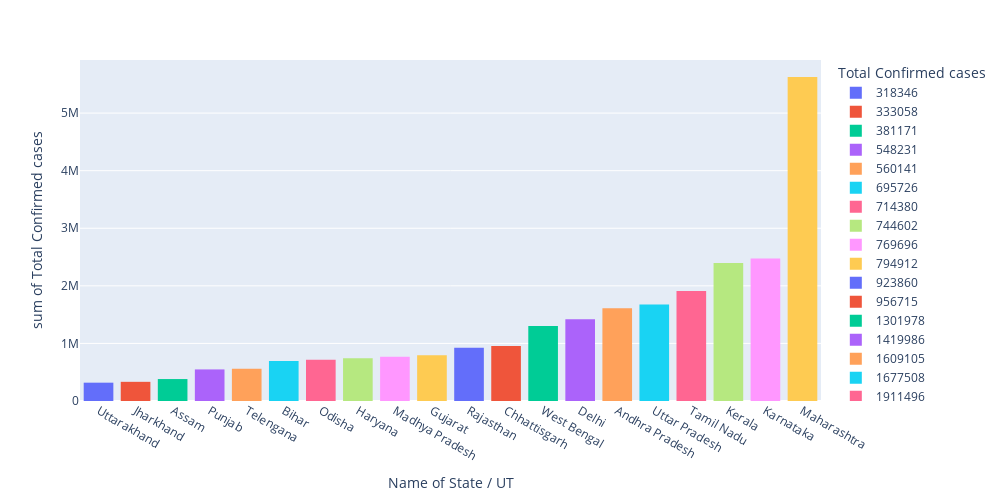

This figure's notebook cell:
### Markdown cell above
# HISTOGRAM FOR TOTAL CONFIRMED CASES

### Code cell
hist= data.sort_values("Total Confirmed cases")
f=hist.tail(20)
his=px.histogram(f,"Name of State / UT","Total Confirmed cases",color="Total Confirmed cases",width=1000, height=500)
his.show()

### Figure 1 — Plotly figure (JSON) as saved in the notebook; plotly's stock layout.template omitted (floating-point values rounded to 4 significant figures)
{"data": [{"alignmentgroup": "True", "bingroup": "x", "histfunc": "sum", "hovertemplate": "Total Confirmed cases=318346<br>Name of State / UT=%{x}<br>sum of Total Confirmed cases=%{y}<extra></extra>", "legendgroup": "318346", "marker": {"color": "#636efa"}, "name": "318346", "offsetgroup": "318346", "orientation": "v", "showlegend": true, "type": "histogram", "x": ["Uttarakhand"], "xaxis": "x", "y": [318346], "yaxis": "y"}, {"alignmentgroup": "True", "bingroup": "x", "histfunc": "sum", "hovertemplate": "Total Confirmed cases=333058<br>Name of State / UT=%{x}<br>sum of Total Confirmed cases=%{y}<extra></extra>", "legendgroup": "333058", "marker": {"color": "#EF553B"}, "name": "333058", "offsetgroup": "333058", "orientation": "v", "showlegend": true, "type": "histogram", "x": ["Jharkhand"], "xaxis": "x", "y": [333058], "yaxis": "y"}, {"alignmentgroup": "True", "bingroup": "x", "histfunc": "sum", "hovertemplate": "Total Confirmed cases=381171<br>Name of State / UT=%{x}<br>sum of Total Confirmed cases=%{y}<extra></extra>", "legendgroup": "381171", "marker": {"color": "#00cc96"}, "name": "381171", "offsetgroup": "381171", "orientation": "v", "showlegend": true, "type": "histogram", "x": ["Assam"], "xaxis": "x", "y": [381171], "yaxis": "y"}, {"alignmentgroup": "True", "bingroup": "x", "histfunc": "sum", "hovertemplate": "Total Confirmed cases=548231<br>Name of State / UT=%{x}<br>sum of Total Confirmed cases=%{y}<extra></extra>", "legendgroup": "548231", "marker": {"color": "#ab63fa"}, "name": "548231", "offsetgroup": "548231", "orientation": "v", "showlegend": true, "type": "histogram", "x": ["Punjab"], "xaxis": "x", "y": [548231], "yaxis": "y"}, {"alignmentgroup": "True", "bingroup": "x", "histfunc": "sum", "hovertemplate": "Total Confirmed cases=560141<br>Name of State / UT=%{x}<br>sum of Total Confirmed cases=%{y}<extra></extra>", "legendgroup": "560141", "marker": {"color": "#FFA15A"}, "name": "560141", "offsetgroup": "560141", "orientation": "v", "showlegend": true, "type": "histogram", "x": ["Telengana"], "xaxis": "x", "y": [560141], "yaxis": "y"}, {"alignmentgroup": "True", "bingroup": "x", "histfunc": "sum", "hovertemplate": "Total Confirmed cases=695726<br>Name of State / UT=%{x}<br>sum of Total Confirmed cases=%{y}<extra></extra>", "legendgroup": "695726", "marker": {"color": "#19d3f3"}, "name": "695726", "offsetgroup": "695726", "orientation": "v", "showlegend": true, "type": "histogram", "x": ["Bihar"], "xaxis": "x", "y": [695726], "yaxis": "y"}, {"alignmentgroup": "True", "bingroup": "x", "histfunc": "sum", "hovertemplate": "Total Confirmed cases=714380<br>Name of State / UT=%{x}<br>sum of Total Confirmed cases=%{y}<extra></extra>", "legendgroup": "714380", "marker": {"color": "#FF6692"}, "name": "714380", "offsetgroup": "714380", "orientation": "v", "showlegend": true, "type": "histogram", "x": ["Odisha"], "xaxis": "x", "y": [714380], "yaxis": "y"}, {"alignmentgroup": "True", "bingroup": "x", "histfunc": "sum", "hovertemplate": "Total Confirmed cases=744602<br>Name of State / UT=%{x}<br>sum of Total Confirmed cases=%{y}<extra></extra>", "legendgroup": "744602", "marker": {"color": "#B6E880"}, "name": "744602", "offsetgroup": "744602", "orientation": "v", "showlegend": true, "type": "histogram", "x": ["Haryana"], "xaxis": "x", "y": [744602], "yaxis": "y"}, {"alignmentgroup": "True", "bingroup": "x", "histfunc": "sum", "hovertemplate": "Total Confirmed cases=769696<br>Name of State / UT=%{x}<br>sum of Total Confirmed cases=%{y}<extra></extra>", "legendgroup": "769696", "marker": {"color": "#FF97FF"}, "name": "769696", "offsetgroup": "769696", "orientation": "v", "showlegend": true, "type": "histogram", "x": ["Madhya Pradesh"], "xaxis": "x", "y": [769696], "yaxis": "y"}, {"alignmentgroup": "True", "bingroup": "x", "histfunc": "sum", "hovertemplate": "Total Confirmed cases=794912<br>Name of State / UT=%{x}<br>sum of Total Confirmed cases=%{y}<extra></extra>", "legendgroup": "794912", "marker": {"color": "#FECB52"}, "name": "794912", "offsetgroup": "794912", "orientation": "v", "showlegend": true, "type": "histogram", "x": ["Gujarat"], "xaxis": "x", "y": [794912], "yaxis": "y"}, {"alignmentgroup": "True", "bingroup": "x", "histfunc": "sum", "hovertemplate": "Total Confirmed cases=923860<br>Name of State / UT=%{x}<br>sum of Total Confirmed cases=%{y}<extra></extra>", "legendgroup": "923860", "marker": {"color": "#636efa"}, "name": "923860", "offsetgroup": "923860", "orientation": "v", "showlegend": true, "type": "histogram", "x": ["Rajasthan"], "xaxis": "x", "y": [923860], "yaxis": "y"}, {"alignmentgroup": "True", "bingroup": "x", "histfunc": "sum", "hovertemplate": "Total Confirmed cases=956715<br>Name of State / UT=%{x}<br>sum of Total Confirmed cases=%{y}<extra></extra>", "legendgroup": "956715", "marker": {"color": "#EF553B"}, "name": "956715", "offsetgroup": "956715", "orientation": "v", "showlegend": true, "type": "histogram", "x": ["Chhattisgarh"], "xaxis": "x", "y": [956715], "yaxis": "y"}, {"alignmentgroup": "True", "bingroup": "x", "histfunc": "sum", "hovertemplate": "Total Confirmed cases=1301978<br>Name of State / UT=%{x}<br>sum of Total Confirmed cases=%{y}<extra></extra>", "legendgroup": "1301978", "marker": {"color": "#00cc96"}, "name": "1301978", "offsetgroup": "1301978", "orientation": "v", "showlegend": true, "type": "histogram", "x": ["West Bengal"], "xaxis": "x", "y": [1301978], "yaxis": "y"}, {"alignmentgroup": "True", "bingroup": "x", "histfunc": "sum", "hovertemplate": "Total Confirmed cases=1419986<br>Name of State / UT=%{x}<br>sum of Total Confirmed cases=%{y}<extra></extra>", "legendgroup": "1419986", "marker": {"color": "#ab63fa"}, "name": "1419986", "offsetgroup": "1419986", "orientation": "v", "showlegend": true, "type": "histogram", "x": ["Delhi"], "xaxis": "x", "y": [1419986], "yaxis": "y"}, {"alignmentgroup": "True", "bingroup": "x", "histfunc": "sum", "hovertemplate": "Total Confirmed cases=1609105<br>Name of State / UT=%{x}<br>sum of Total Confirmed cases=%{y}<extra></extra>", "legendgroup": "1609105", "marker": {"color": "#FFA15A"}, "name": "1609105", "offsetgroup": "1609105", "orientation": "v", "showlegend": true, "type": "histogram", "x": ["Andhra Pradesh"], "xaxis": "x", "y": [1609105], "yaxis": "y"}, {"alignmentgroup": "True", "bingroup": "x", "histfunc": "sum", "hovertemplate": "Total Confirmed cases=1677508<br>Name of State / UT=%{x}<br>sum of Total Confirmed cases=%{y}<extra></extra>", "legendgroup": "1677508", "marker": {"color": "#19d3f3"}, "name": "1677508", "offsetgroup": "1677508", "orientation": "v", "showlegend": true, "type": "histogram", "x": ["Uttar Pradesh"], "xaxis": "x", "y": [1677508], "yaxis": "y"}, {"alignmentgroup": "True", "bingroup": "x", "histfunc": "sum", "hovertemplate": "Total Confirmed cases=1911496<br>Name of State / UT=%{x}<br>sum of Total Confirmed cases=%{y}<extra></extra>", "legendgroup": "1911496", "marker": {"color": "#FF6692"}, "name": "1911496", "offsetgroup": "1911496", "orientation": "v", "showlegend": true, "type": "histogram", "x": ["Tamil Nadu"], "xaxis": "x", "y": [1911496], "yaxis": "y"}, {"alignmentgroup": "True", "bingroup": "x", "histfunc": "sum", "hovertemplate": "Total Confirmed cases=2395590<br>Name of State / UT=%{x}<br>sum of Total Confirmed cases=%{y}<extra></extra>", "legendgroup": "2395590", "marker": {"color": "#B6E880"}, "name": "2395590", "offsetgroup": "2395590", "orientation": "v", "showlegend": true, "type": "histogram", "x": ["Kerala"], "xaxis": "x", "y": [2395590], "yaxis": "y"}, {"alignmentgroup": "True", "bingroup": "x", "histfunc": "sum", "hovertemplate": "Total Confirmed cases=2472973<br>Name of State / UT=%{x}<br>sum of Total Confirmed cases=%{y}<extra></extra>", "legendgroup": "2472973", "marker": {"color": "#FF97FF"}, "name": "2472973", "offsetgroup": "2472973", "orientation": "v", "showlegend": true, "type": "histogram", "x": ["Karnataka"], "xaxis": "x", "y": [2472973], "yaxis": "y"}, {"alignmentgroup": "True", "bingroup": "x", "histfunc": "sum", "hovertemplate": "Total Confirmed cases=5626155<br>Name of State / UT=%{x}<br>sum of Total Confirmed cases=%{y}<extra></extra>", "legendgroup": "5626155", "marker": {"color": "#FECB52"}, "name": "5626155", "offsetgroup": "5626155", "orientation": "v", "showlegend": true, "type": "histogram", "x": ["Maharashtra"], "xaxis": "x", "y": [5626155], "yaxis": "y"}], "layout": {"barmode": "relative", "height": 500, "legend": {"title": {"text": "Total Confirmed cases"}, "tracegroupgap": 0}, "margin": {"t": 60}, "width": 1000, "xaxis": {"anchor": "y", "domain": [0, 1], "title": {"text": "Name of State / UT"}}, "yaxis": {"anchor": "x", "categoryarray": [5626155, 2472973, 2395590, 1911496, 1677508, 1609105, 1419986, 1301978, 956715, 923860, 794912, 769696, 744602, 714380, 695726, 560141, 548231, 381171, 333058, 318346], "categoryorder": "array", "domain": [0, 1], "title": {"text": "sum of Total Confirmed cases"}}}}
